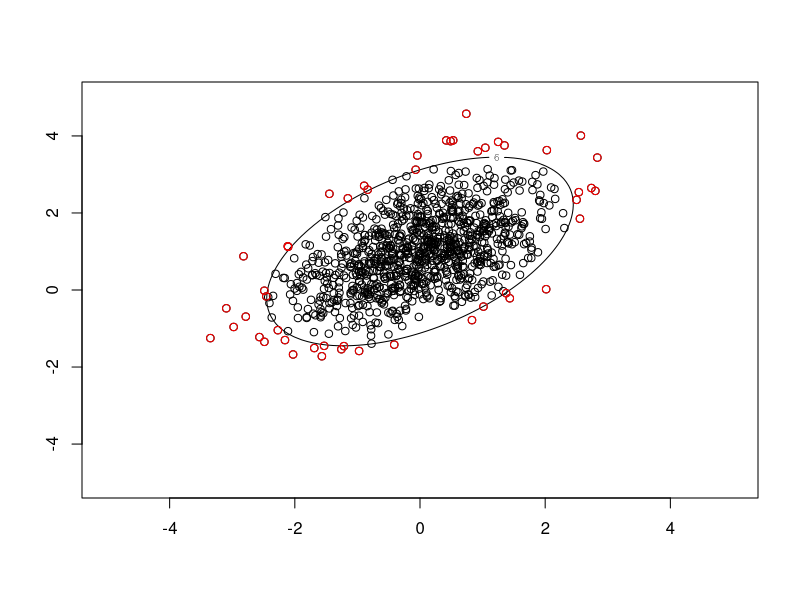

Source code (R):
## ---- chunk 1
sigma <- matrix(c(1,.5,.5,1), 2, 2)
mu <- c(0,1)
res <- eigen(sigma)

n <- 1000
y1 <- matrix(rnorm(n, sd = sqrt(res$values[1])), 1, n)
y2 <- matrix(rnorm(n, sd = sqrt(res$values[2])), 1, n)
y <- rbind(y1,y2)

samples <- res$vectors%*%y + mu 

"covariance"
cov(t(samples))

"mean"
rowMeans(samples)
## ---- chunk 2
i <- 1
xmarks <- seq(-5,5,.1)
ymarks <- seq(-5,5,.1)
z <- matrix(0, nrow = length(xmarks), ncol = length(ymarks))
for (x in xmarks){
  j <- 1
  for (y in ymarks){
    z[i,j] = (cbind(x, y) - mu)%*%solve(sigma)%*%(rbind(x, y) - mu)
    j <- j + 1
  }
  i <- i + 1
}

contour(xmarks, ymarks, z, levels = 6)
points(samples[1,],samples[2,],col='black')

maha <- diag(t((samples - mu))%*%solve(sigma)%*%(samples-mu))
points(samples[1,maha > 6],samples[2,maha > 6],col='red')

"proportion of samples outside of 95% contour"
sum(maha>6)/dim(samples)[2]



